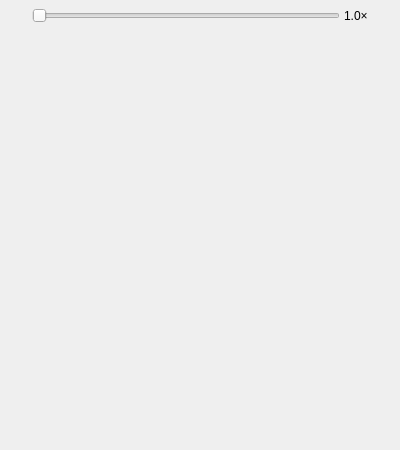
<?xml version="1.0" encoding="UTF-8"?>
<ui version="4.0">
 <author>
SPDX-FileCopyrightText: none
SPDX-License-Identifier: GPL-3.0-only OR LicenseRef-KDE-Accepted-GPL
 </author>
 <class>Vectorscope_UI</class>
 <widget class="QWidget" name="Vectorscope_UI">
  <property name="geometry">
   <rect>
    <x>0</x>
    <y>0</y>
    <width>400</width>
    <height>450</height>
   </rect>
  </property>
  <property name="sizePolicy">
   <sizepolicy hsizetype="Preferred" vsizetype="Expanding">
    <horstretch>0</horstretch>
    <verstretch>0</verstretch>
   </sizepolicy>
  </property>
  <property name="baseSize">
   <size>
    <width>400</width>
    <height>450</height>
   </size>
  </property>
  <layout class="QVBoxLayout" name="verticalLayout">
   <property name="spacing">
    <number>0</number>
   </property>
   <property name="leftMargin">
    <number>0</number>
   </property>
   <property name="topMargin">
    <number>0</number>
   </property>
   <property name="rightMargin">
    <number>0</number>
   </property>
   <property name="bottomMargin">
    <number>0</number>
   </property>
   <item>
    <layout class="QHBoxLayout" name="headerLayout">
     <property name="spacing">
      <number>4</number>
     </property>
     <property name="leftMargin">
      <number>4</number>
     </property>
     <property name="topMargin">
      <number>4</number>
     </property>
     <property name="rightMargin">
      <number>4</number>
     </property>
     <property name="bottomMargin">
      <number>4</number>
     </property>
     <item>
      <widget class="QToolButton" name="gainButton">
       <property name="text">
        <string/>
       </property>
       <property name="toolTip">
        <string>Reset Zoom</string>
       </property>
        <property name="icon">
          <iconset theme="zoom-original"/>
        </property>
       <property name="autoRaise">
        <bool>true</bool>
       </property>
      </widget>
     </item>
     <item>
      <widget class="QSlider" name="gainSlider">
       <property name="orientation">
        <enum>Qt::Horizontal</enum>
       </property>
       <property name="minimum">
        <number>10</number>
       </property>
       <property name="maximum">
        <number>50</number>
       </property>
       <property name="value">
        <number>10</number>
       </property>
       <property name="toolTip">
        <string>Zoom level</string>
       </property>
       <property name="sizePolicy">
        <sizepolicy hsizetype="Expanding" vsizetype="Fixed">
         <horstretch>1</horstretch>
         <verstretch>0</verstretch>
        </sizepolicy>
       </property>
      </widget>
     </item>
     <item>
      <widget class="QLabel" name="gainLabel">
       <property name="text">
        <string>1.0×</string>
       </property>
       <property name="toolTip">
        <string>Zoom level</string>
       </property>
      </widget>
     </item>
     <item>
      <widget class="QToolButton" name="hamburgerButton">
        <property name="icon">
          <iconset theme="application-menu"/>
        </property>
       <property name="toolTip">
        <string>Settings</string>
       </property>
       <property name="autoRaise">
        <bool>true</bool>
       </property>
       <property name="popupMode">
        <enum>QToolButton::InstantPopup</enum>
       </property>
      </widget>
     </item>
    </layout>
   </item>
   <item>
    <spacer name="verticalSpacer">
     <property name="orientation">
      <enum>Qt::Vertical</enum>
     </property>
     <property name="sizeType">
      <enum>QSizePolicy::Expanding</enum>
     </property>
     <property name="sizeHint" stdset="0">
      <size>
       <width>20</width>
       <height>40</height>
      </size>
     </property>
    </spacer>
   </item>
  </layout>
 </widget>
 <resources/>
 <connections/>
</ui>
